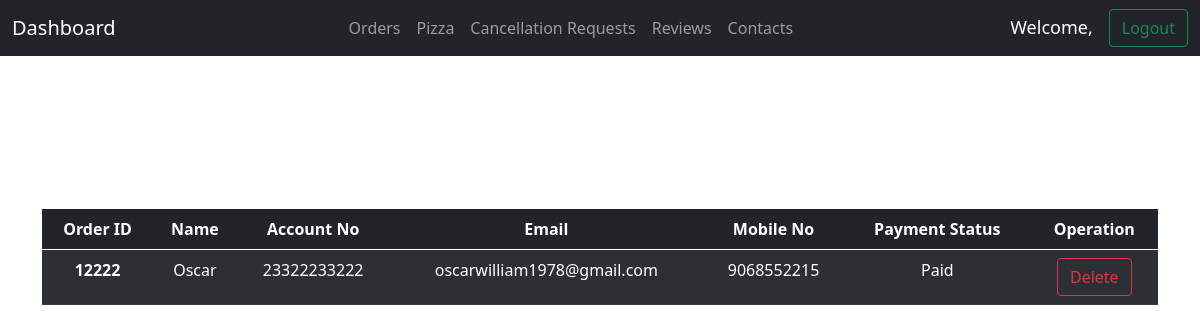
The page /order/cancel/request_list on the database its author committed.
### StaffPanel/models.py (models this page shows, shortened)
class CancelOrder(models.Model):
    order = models.ForeignKey(AdminOrder, on_delete=models.CASCADE, null=False)
    name = models.CharField(max_length=100)
    account_no = models.CharField(max_length=18, null=False)
    email = models.EmailField(max_length=100, null=False)
    mobile_no = models.CharField(max_length=10, null=True)
    is_returned = models.BooleanField(default=False, null=False)

class AdminOrder(models.Model):
    order_id = models.CharField(max_length=7)
    user = models.ForeignKey(User, on_delete=models.CASCADE, null=True, blank=True)
    pizza = models.ManyToManyField(Pizza)
    status = models.CharField(choices=Status_Choices, max_length=50, null=False, default="order_taken")
    total_amount = models.CharField(max_length=10, default=0, null=False)
    timestamp = models.DateTimeField(auto_now_add=True)
    class Meta:
        unique_together = ['order_id']

### StaffPanel/views.py (the view)
# urls.py: path('order/cancel/request_list', staff_handeling.cancelRequests, name="order_cancel_request_list"),
def cancelRequests(request):
    orders = models.CancelOrder.objects.all()
    cancel_count = len(orders)
    contextlib = {
        'orders': orders,
        'cancel_count': cancel_count,
    }
    return render(request, 'staff/main/order_cancel_request.html', context=contextlib)

### templates/staff/main/order_cancel_request.html (shortened to what this page needs)
{% extends 'staff/main/base.html' %}
{% block content %}
    <div class="container text-center">
        <h1 class="display-4" style="font-weight: bold;margin-top: 30px;margin-bottom: 1em;color:white;">
        </h1>
        {% if cancel_count == 0 %}
        <h5 style="margin-top: 30px;margin-bottom: 1em;color:white;">
            There no order cancel requests right now.
        </h5>
        {% else %}
        <table class="table table-striped table-hover table-dark">
            <thead>
                <tr>
                    <th scope="col">Order ID</th>
                    <th scope="col">Name</th>
                    <th scope="col">Account No</th>
                    <th scope="col">Email</th>
                    <th scope="col">Mobile No</th>
                    <th scope="col">Payment Status</th>
                    <th scope="col">Operation</th>
                </tr>
            </thead>
            <tbody>
                {% for order in orders %}
                <form action="{% url 'delete_cancel_request' order.id %}" method="post">
                    <tr>
                        <th>{{ order.order.order_id }}</th>
                        <td>{{ order.name }}</td>
                        <td>{{ order.account_no }}</td>
                        <td>{{ order.email }}</td>
                        <td>{{ order.mobile_no }}</td>
                        <td>
                            {% if order.is_returned %}
                                Paid
                            {% else %}
                                Not Paid
                            {% endif %}
                        </td>
                        <td>
                            {% if order.is_returned %}
                                <input type="submit" name="delete" class="btn btn-outline-danger" value="Delete">
                            {% else %}
                                <input type="submit" name="update" class="btn btn-outline-primary" value="Change To Paid">
                                <input type="submit" name="delete" class="btn btn-outline-danger" value="Delete">
                            {% endif %}
                        </td>
                    </tr>
                </form>
                {% endfor %}
            </tbody>
        </table>
        {% endif %}
    </div>
{% endblock %}

### rows shown on the page
CancelOrder: order.order_id "12222", name "Oscar", account_no "23322233222", email "oscarwilliam1978@gmail.com", mobile_no "9068552215", is_returned "Paid"
